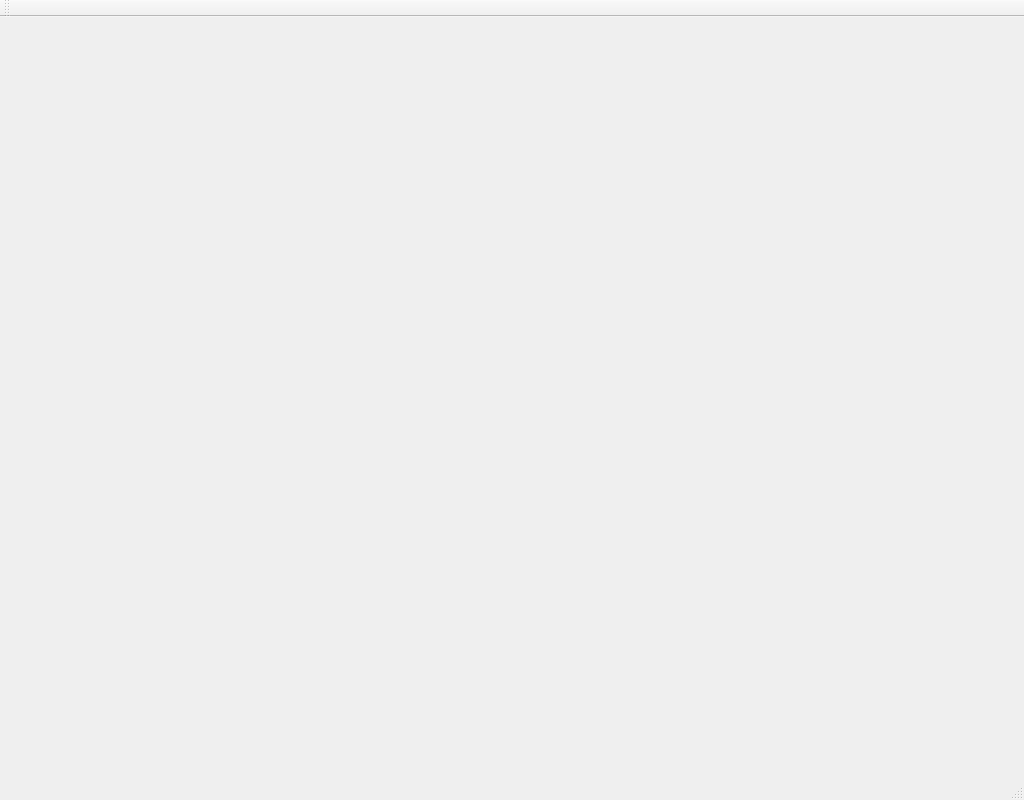
<?xml version="1.0" encoding="UTF-8"?>
<ui version="4.0">
 <class>SimpleRaspiCamTest</class>
 <widget class="QMainWindow" name="SimpleRaspiCamTest">
  <property name="geometry">
   <rect>
    <x>0</x>
    <y>0</y>
    <width>1024</width>
    <height>800</height>
   </rect>
  </property>
  <property name="windowTitle">
   <string>SimpleRaspiCamTest</string>
  </property>
  <widget class="QWidget" name="centralWidget">
   <widget class="QWidget" name="horizontalLayoutWidget">
    <property name="geometry">
     <rect>
      <x>-18</x>
      <y>10</y>
      <width>1081</width>
      <height>191</height>
     </rect>
    </property>
    <layout class="QHBoxLayout" name="consoleViewerLayout">
     <property name="sizeConstraint">
      <enum>QLayout::SetFixedSize</enum>
     </property>
    </layout>
   </widget>
   <widget class="ConsoleViewer" name="widget" native="true">
    <property name="geometry">
     <rect>
      <x>220</x>
      <y>210</y>
      <width>320</width>
      <height>240</height>
     </rect>
    </property>
   </widget>
  </widget>
  <widget class="QMenuBar" name="menuBar">
   <property name="geometry">
    <rect>
     <x>0</x>
     <y>0</y>
     <width>1024</width>
     <height>19</height>
    </rect>
   </property>
  </widget>
  <widget class="QToolBar" name="mainToolBar">
   <attribute name="toolBarArea">
    <enum>TopToolBarArea</enum>
   </attribute>
   <attribute name="toolBarBreak">
    <bool>false</bool>
   </attribute>
  </widget>
  <widget class="QStatusBar" name="statusBar"/>
 </widget>
 <layoutdefault spacing="6" margin="11"/>
 <customwidgets>
  <customwidget>
   <class>ConsoleViewer</class>
   <extends>QWidget</extends>
   <header>consoleviewer.h</header>
   <container>1</container>
  </customwidget>
 </customwidgets>
 <resources/>
 <connections/>
</ui>
